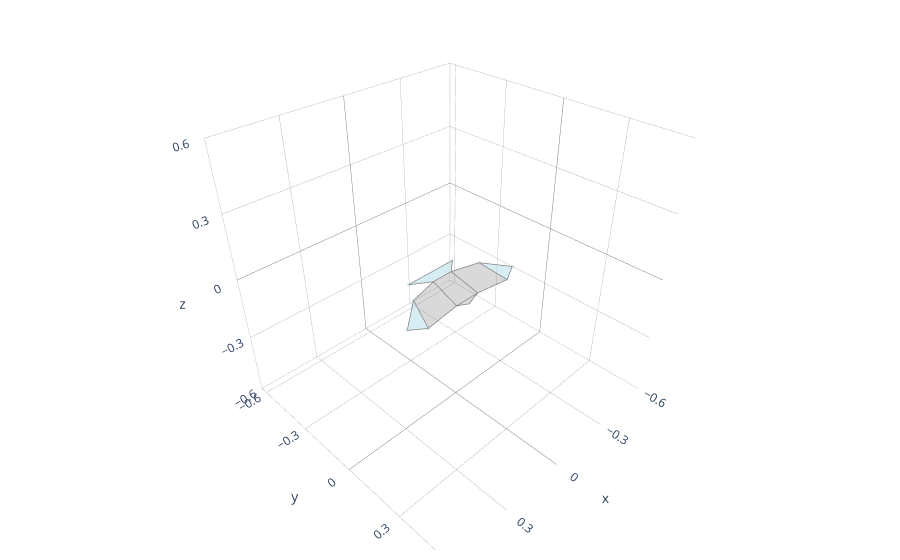

Here is the notebook cell this chart was saved with:
### Markdown cell above
# Load the Average Hawk Shape

### Code cell
hawk3d = Hawk3D("../data/mean_hawk_shape.csv")

plot_plotly(hawk3d)

### Figure 1 — Plotly figure (JSON) as saved in the notebook; plotly's stock layout.template omitted (floating-point values rounded to 4 significant figures)
{"data": [{"color": "lightblue", "hoverinfo": "none", "opacity": 0.5, "type": "mesh3d", "x": [-0.2977, -0.2242, -0.1848], "y": [0.0377, 0.07329, -0.04977], "z": [-0.04206, -0.05478, -0.01064]}, {"hoverinfo": "none", "line": {"color": "grey", "width": 1.5}, "mode": "lines", "name": "", "type": "scatter3d", "x": [-0.2977, -0.2242, -0.1848, -0.2977], "y": [0.0377, 0.07329, -0.04977, 0.0377], "z": [-0.04206, -0.05478, -0.01064, -0.04206]}, {"color": "lightblue", "hoverinfo": "none", "opacity": 0.5, "type": "mesh3d", "x": [0.2977, 0.2242, 0.1848], "y": [0.0377, 0.07329, -0.04977], "z": [-0.04206, -0.05478, -0.01064]}, {"hoverinfo": "none", "line": {"color": "grey", "width": 1.5}, "mode": "lines", "name": "", "type": "scatter3d", "x": [0.2977, 0.2242, 0.1848, 0.2977], "y": [0.0377, 0.07329, -0.04977, 0.0377], "z": [-0.04206, -0.05478, -0.01064, -0.04206]}, {"color": "grey", "hoverinfo": "none", "opacity": 0.3, "type": "mesh3d", "x": [-0.2242, -0.1848, -0.05, -0.06], "y": [0.07329, -0.04977, -0.08, 0.06], "z": [-0.05478, -0.01064, -0.005, -0.045]}, {"hoverinfo": "none", "line": {"color": "grey", "width": 1.5}, "mode": "lines", "name": "", "type": "scatter3d", "x": [-0.2242, -0.1848, -0.05, -0.06, -0.2242], "y": [0.07329, -0.04977, -0.08, 0.06, 0.07329], "z": [-0.05478, -0.01064, -0.005, -0.045, -0.05478]}, {"color": "grey", "hoverinfo": "none", "opacity": 0.3, "type": "mesh3d", "x": [0.2242, 0.1848, 0.05, 0.06], "y": [0.07329, -0.04977, -0.08, 0.06], "z": [-0.05478, -0.01064, -0.005, -0.045]}, {"hoverinfo": "none", "line": {"color": "grey", "width": 1.5}, "mode": "lines", "name": "", "type": "scatter3d", "x": [0.2242, 0.1848, 0.05, 0.06, 0.2242], "y": [0.07329, -0.04977, -0.08, 0.06, 0.07329], "z": [-0.05478, -0.01064, -0.005, -0.045, -0.05478]}, {"color": "grey", "hoverinfo": "none", "opacity": 0.3, "type": "mesh3d", "x": [0.06, -0.06, -0.05, 0.05], "y": [0.06, 0.06, -0.08, -0.08], "z": [-0.045, -0.045, -0.005, -0.005]}, {"hoverinfo": "none", "line": {"color": "grey", "width": 1.5}, "mode": "lines", "name": "", "type": "scatter3d", "x": [0.06, -0.06, -0.05, 0.05, 0.06], "y": [0.06, 0.06, -0.08, -0.08, 0.06], "z": [-0.045, -0.045, -0.005, -0.005, -0.045]}, {"color": "grey", "hoverinfo": "none", "opacity": 0.3, "type": "mesh3d", "x": [0.06, 3.743e-05, -0.06], "y": [0.06, 0.0705, 0.06], "z": [-0.045, -0.0617, -0.045]}, {"hoverinfo": "none", "line": {"color": "grey", "width": 1.5}, "mode": "lines", "name": "", "type": "scatter3d", "x": [0.06, 3.743e-05, -0.06, 0.06], "y": [0.06, 0.0705, 0.06, 0.06], "z": [-0.045, -0.0617, -0.045, -0.045]}, {"color": "lightblue", "hoverinfo": "none", "opacity": 0.5, "type": "mesh3d", "x": [0.124, -0.124, -0.05, 0.05], "y": [-0.146, -0.146, -0.08, -0.08], "z": [-0.0158, -0.0158, -0.005, -0.005]}, {"hoverinfo": "none", "line": {"color": "grey", "width": 1.5}, "mode": "lines", "name": "", "type": "scatter3d", "x": [0.124, -0.124, -0.05, 0.05, 0.124], "y": [-0.146, -0.146, -0.08, -0.08, -0.146], "z": [-0.0158, -0.0158, -0.005, -0.005, -0.0158]}, {"hoverinfo": "none", "marker": {"color": "lightblue", "opacity": 0.3, "size": 2.5}, "mode": "markers", "type": "scatter3d", "x": [-0.2977, 0.2977, -0.2242, 0.2242, -0.1848, 0.1848, -0.124, 0.124], "y": [0.0377, 0.0377, 0.07329, 0.07329, -0.04977, -0.04977, -0.146, -0.146], "z": [-0.04206, -0.04206, -0.05478, -0.05478, -0.01064, -0.01064, -0.0158, -0.0158]}], "layout": {"margin": {"b": 10, "l": 10, "r": 10, "t": 10}, "scene": {"aspectmode": "cube", "aspectratio": {"x": 1, "y": 1, "z": 1}, "xaxis": {"backgroundcolor": "white", "dtick": 0.3, "gridcolor": "grey", "gridwidth": 0.5, "range": [-0.6, 0.6], "showbackground": true, "zerolinecolor": "grey"}, "yaxis": {"backgroundcolor": "white", "dtick": 0.3, "gridcolor": "grey", "gridwidth": 0.5, "range": [-0.6364, 0.5636], "showbackground": true, "zerolinecolor": "grey"}, "zaxis": {"backgroundcolor": "white", "dtick": 0.3, "gridcolor": "grey", "gridwidth": 0.5, "range": [-0.6, 0.6], "showbackground": true, "zerolinecolor": "grey"}}, "showlegend": false}}
